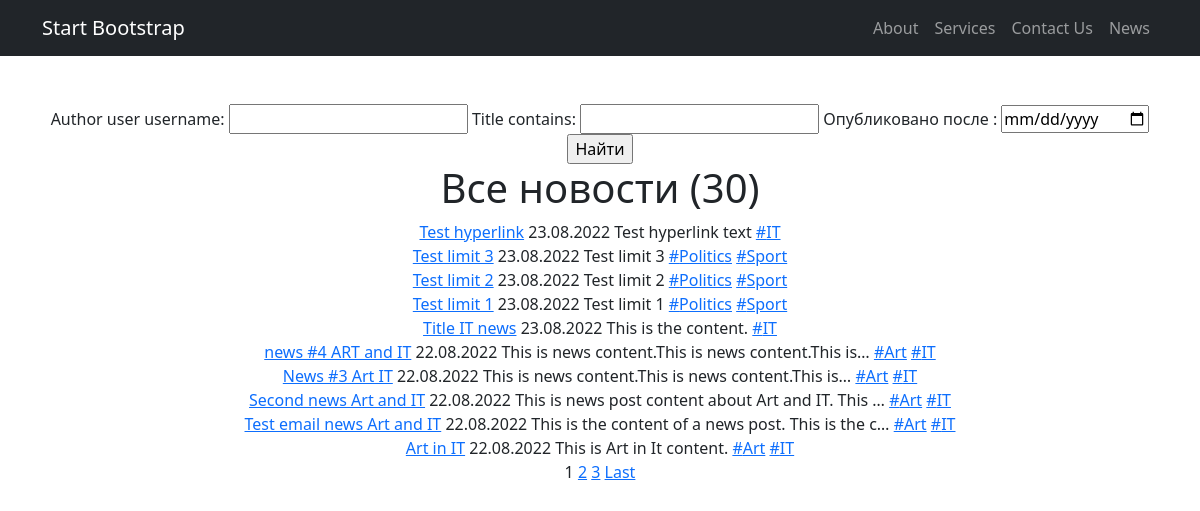
The app's page /news/search/ with its own data.
### news/models.py (models this page shows, shortened)
class Post(models.Model):
    author = models.ForeignKey(Author, on_delete=models.CASCADE)
    NEWS = 'NW'
    ARTICLE = 'AR'
    TYPE_CHOICES = [
        (NEWS, 'news'),
        (ARTICLE, 'article')
    ]
    type = models.CharField(max_length=2, choices=TYPE_CHOICES, default=NEWS)
    date = models.DateTimeField(auto_now_add=True)
    category = models.ManyToManyField(Category, through='PostCategory')
    title = models.CharField(max_length=150)
    content = models.TextField()
    rating = models.IntegerField(default=0)

class Category(models.Model):
    name = models.CharField(max_length=100, unique=True)
    subscribers = models.ManyToManyField(User, blank=True)

### news/views.py (the view)
# urls.py: path('search/', cache_page(60 * 1)(NewsListSearch.as_view()), name='search'),
class NewsListSearch(ListView):
    model = Post
    template_name = 'news/news_search.html'
    context_object_name = 'news'
    queryset = Post.objects.filter(type='NW').order_by('-date')
    paginate_by = 10
    def get_context_data(self, **kwargs):  # забираем отфильтрованные объекты переопределяя метод get_context_data у
        context = super().get_context_data(**kwargs)
        news_filter = NewsFilter(self.request.GET, queryset=self.get_queryset())
        paginator = Paginator(news_filter.qs, self.paginate_by)  # пагинация вручную
        page = self.request.GET.get('page')
        try:  # есть ли такая страница?
            response = paginator.page(page)
        except PageNotAnInteger:
            response = paginator.page(1)
        except EmptyPage:
            response = paginator.page(paginator.num_pages)
        context["filter"] = news_filter
        context["paginated_response"] = response
        return context

### news/templatetags/custom_filters.py (called while the page is built)
@register.filter(name='censor')
def censor(value):
    if isinstance(value, str):
        list_of_stop_words = ["profanity", "curse", "ругательство", "мат"]
        split_str = value.split()
        filtered_str = ' '.join((filter(lambda s: s not in list_of_stop_words, split_str)))
        return str(filtered_str)
    else:
        raise ValueError(f'Нельзя применить цензуру к данному типу: {type(value)}')

### news/templatetags/custom_tags.py (called while the page is built)
@register.simple_tag(takes_context=True)
def param_replace(context, **kwargs):
    d = context['request'].GET.copy()
    for k, v in kwargs.items():
        d[k] = v
    for k in [k for k, v in d.items() if not v]:
        del d[k]
    return d.urlencode()

### templates/news/news_search.html (shortened to what this page needs)
{% extends 'flatpages/default.html' %}
{% load custom_filters %}.
{% load custom_tags %}.
{% block content %}
    <form method="GET">
        {{ filter.form }}
        <input type="submit" value="Найти">
    </form>
    <h1>Все новости ({{filter.qs|length}})</h1>
    {% for object in paginated_response.object_list %}
        <a href="{% url 'news_detail' object.id %}">{{ object.title|censor }}</a>
        {{object.date|date:'d.m.Y'}} {{object.content|truncatechars:50|censor}}
        {% for cat in object.category.values %}
                <a href="{% url 'news_category' cat.id %}"> #{{cat.name}}</a>
        {% endfor %}
        <br>
    {% endfor %}
    {% if is_paginated %}
        {% for num in paginated_response.paginator.page_range %}
            {% if paginated_response.number == num %}
                <a>{{ num }}</a>
            {% elif num > paginated_response.number|add:'-3' and num < paginated_response.number|add:'3' %}
                <a href="?{% param_replace page=num %}">{{ num }}</a>
            {% endif %}
        {% endfor %}
        {% if paginated_response.has_next %}
            <a href="?{% param_replace page=paginated_response.paginator.num_pages %}">Last</a>
        {% endif %}
    {% endif %}
{% endblock content %}

### records on screen
Post: title|censor "Test hyperlink", date "23.08.2022", content|censor "Test hyperlink text"
Category: name "IT"
Post: title|censor "Test limit 3", date "23.08.2022", content|censor "Test limit 3"
Category: name "Politics"
Category: name "Sport"
Post: title|censor "Test limit 2", date "23.08.2022", content|censor "Test limit 2"
Post: title|censor "Test limit 1", date "23.08.2022", content|censor "Test limit 1"
Post: title|censor "Title IT news", date "23.08.2022", content|censor "This is the content."
Post: title|censor "news #4 ART and IT", date "22.08.2022", content|censor "This is news content.This is news content.This is…"
Category: name "Art"
Post: title|censor "News #3 Art IT", date "22.08.2022", content|censor "This is news content.This is news content.This is…"
Post: title|censor "Second news Art and IT", date "22.08.2022", content|censor "This is news post content about Art and IT. This …"
Post: title|censor "Test email news Art and IT", date "22.08.2022", content|censor "This is the content of a news post. This is the c…"
Post: title|censor "Art in IT", date "22.08.2022", content|censor "This is Art in It content."

### other values on screen
{{ filter.qs|length }} "30"
{{ num }} "1"
{{ num }} "2" "3"
